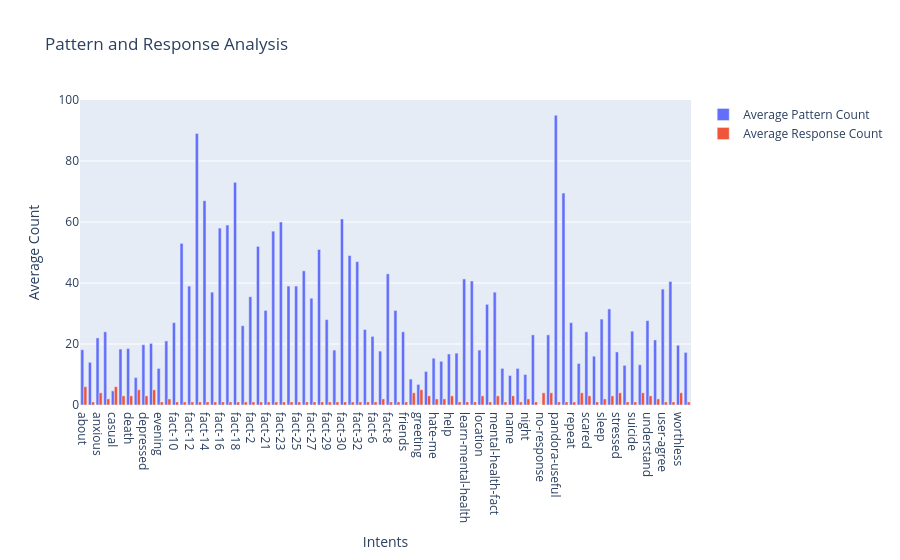

Notebook code cell kept with this figure:
### Markdown cell above
# Pattern and Response Analysis

* Explore the patterns and responses associated with each intent.
* Calculate the average number of patterns and responses per intent.
* Visualize this information using a Plotly bar plot, where the x-axis represents the intents, and the y-axis represents the average count of patterns or responses.
* Interpret the plot to understand the varying degrees of complexity and diversity in patterns and responses across different intents.

### Code cell
df['pattern_count'] = df['patterns'].apply(lambda x: len(x))
df['response_count'] = df['responses'].apply(lambda x: len(x))
avg_pattern_count = df.groupby('tag')['pattern_count'].mean()
avg_response_count = df.groupby('tag')['response_count'].mean()

fig = go.Figure()
fig.add_trace(go.Bar(x=avg_pattern_count.index, y=avg_pattern_count.values, name='Average Pattern Count'))
fig.add_trace(go.Bar(x=avg_response_count.index, y=avg_response_count.values, name='Average Response Count'))
fig.update_layout(title='Pattern and Response Analysis', xaxis_title='Intents', yaxis_title='Average Count')
fig.show()

### Figure 1 — Plotly figure (JSON) as saved in the notebook; plotly's stock layout.template omitted (floating-point values rounded to 4 significant figures)
{"data": [{"name": "Average Pattern Count", "type": "bar", "x": ["about", "afternoon", "anxious", "ask", "casual", "creation", "death", "default", "depressed", "done", "evening", "fact-1", "fact-10", "fact-11", "fact-12", "fact-13", "fact-14", "fact-15", "fact-16", "fact-17", "fact-18", "fact-19", "fact-2", "fact-20", "fact-21", "fact-22", "fact-23", "fact-24", "fact-25", "fact-26", "fact-27", "fact-28", "fact-29", "fact-3", "fact-30", "fact-31", "fact-32", "fact-5", "fact-6", "fact-7", "fact-8", "fact-9", "friends", "goodbye", "greeting", "happy", "hate-me", "hate-you", "help", "jokes", "learn-mental-health", "learn-more", "location", "meditation", "mental-health-fact", "morning", "name", "neutral-response", "night", "no-approach", "no-response", "not-talking", "pandora-useful", "problem", "repeat", "sad", "scared", "skill", "sleep", "something-else", "stressed", "stupid", "suicide", "thanks", "understand", "user-advice", "user-agree", "user-meditation", "worthless", "wrong"], "y": [18.12, 14.0, 22.0, 24.0, 4.636, 18.33, 18.5, 9.0, 19.75, 20.2, 12.0, 21.0, 27.0, 53.0, 39.0, 89.0, 67.0, 37.0, 58.0, 59.0, 73.0, 26.0, 35.5, 52.0, 31.0, 57.0, 60.0, 39.0, 39.0, 44.0, 35.0, 51.0, 28.0, 18.0, 61.0, 49.0, 47.0, 24.75, 22.5, 17.67, 43.0, 31.0, 24.0, 8.5, 6.75, 11.0, 15.33, 14.33, 16.71, 17.0, 41.33, 40.67, 18.0, 33.0, 37.0, 12.0, 9.667, 12.0, 10.0, 23.0, 0.0, 23.0, 95.0, 69.5, 27.0, 13.62, 24.0, 16.0, 28.17, 31.5, 17.4, 13.0, 24.2, 13.2, 27.67, 21.33, 38.0, 40.5, 19.6, 17.25]}, {"name": "Average Response Count", "type": "bar", "x": ["about", "afternoon", "anxious", "ask", "casual", "creation", "death", "default", "depressed", "done", "evening", "fact-1", "fact-10", "fact-11", "fact-12", "fact-13", "fact-14", "fact-15", "fact-16", "fact-17", "fact-18", "fact-19", "fact-2", "fact-20", "fact-21", "fact-22", "fact-23", "fact-24", "fact-25", "fact-26", "fact-27", "fact-28", "fact-29", "fact-3", "fact-30", "fact-31", "fact-32", "fact-5", "fact-6", "fact-7", "fact-8", "fact-9", "friends", "goodbye", "greeting", "happy", "hate-me", "hate-you", "help", "jokes", "learn-mental-health", "learn-more", "location", "meditation", "mental-health-fact", "morning", "name", "neutral-response", "night", "no-approach", "no-response", "not-talking", "pandora-useful", "problem", "repeat", "sad", "scared", "skill", "sleep", "something-else", "stressed", "stupid", "suicide", "thanks", "understand", "user-advice", "user-agree", "user-meditation", "worthless", "wrong"], "y": [6.0, 1.0, 4.0, 2.0, 6.0, 3.0, 3.0, 5.0, 3.0, 5.0, 1.0, 2.0, 1.0, 1.0, 1.0, 1.0, 1.0, 1.0, 1.0, 1.0, 1.0, 1.0, 1.0, 1.0, 1.0, 1.0, 1.0, 1.0, 1.0, 1.0, 1.0, 1.0, 1.0, 1.0, 1.0, 1.0, 1.0, 1.0, 1.0, 2.0, 1.0, 1.0, 1.0, 4.0, 5.0, 3.0, 2.0, 2.0, 3.0, 1.0, 1.0, 1.0, 3.0, 1.0, 3.0, 1.0, 3.0, 1.0, 2.0, 1.0, 4.0, 4.0, 1.0, 1.0, 1.0, 4.0, 3.0, 1.0, 2.0, 3.0, 4.0, 1.0, 1.0, 4.0, 3.0, 2.0, 1.0, 1.0, 4.0, 1.0]}], "layout": {"title": {"text": "Pattern and Response Analysis"}, "xaxis": {"title": {"text": "Intents"}}, "yaxis": {"title": {"text": "Average Count"}}}}
